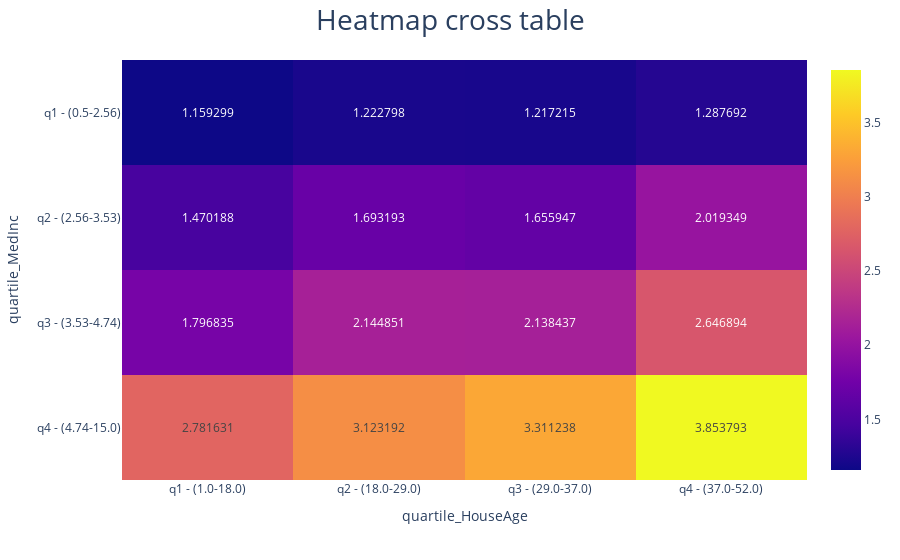

Notebook source saved alongside this figure:
### Code cell
plot_heatmap(ct_mean)

### Figure 1 — Plotly figure (JSON) as saved in the notebook; plotly's stock layout.template omitted (floating-point values rounded to 4 significant figures)
{"data": [{"coloraxis": "coloraxis", "hovertemplate": "quartile_HouseAge: %{x}<br>quartile_MedInc: %{y}<br>color: %{z}<extra></extra>", "name": "0", "texttemplate": "%{z}", "type": "heatmap", "x": ["q1 - (1.0-18.0)", "q2 - (18.0-29.0)", "q3 - (29.0-37.0)", "q4 - (37.0-52.0)"], "xaxis": "x", "y": ["q1 - (0.5-2.56)", "q2 - (2.56-3.53)", "q3 - (3.53-4.74)", "q4 - (4.74-15.0)"], "yaxis": "y", "z": [[1.159, 1.223, 1.217, 1.288], [1.47, 1.693, 1.656, 2.019], [1.797, 2.145, 2.138, 2.647], [2.782, 3.123, 3.311, 3.854]]}], "layout": {"autosize": true, "coloraxis": {"colorscale": [[0, "#0d0887"], [0.1111, "#46039f"], [0.2222, "#7201a8"], [0.3333, "#9c179e"], [0.4444, "#bd3786"], [0.5556, "#d8576b"], [0.6667, "#ed7953"], [0.7778, "#fb9f3a"], [0.8889, "#fdca26"], [1, "#f0f921"]]}, "margin": {"t": 60}, "title": {"font": {"size": 28}, "text": "Heatmap cross table", "x": 0.5}, "xaxis": {"anchor": "y", "autorange": true, "domain": [0, 1], "range": [-0.5, 3.5], "title": {"text": "quartile_HouseAge"}, "type": "category"}, "yaxis": {"anchor": "x", "autorange": true, "domain": [0, 1], "range": [3.5, -0.5], "title": {"text": "quartile_MedInc"}, "type": "category"}}}
